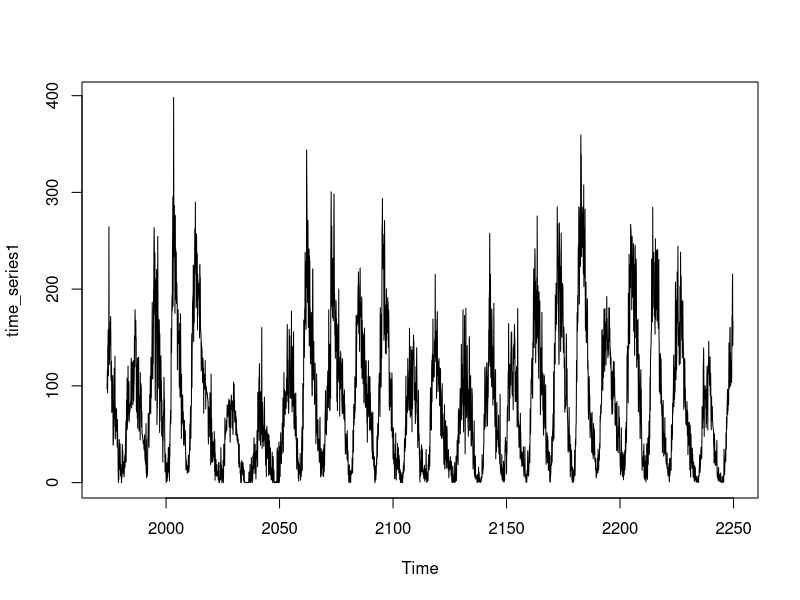
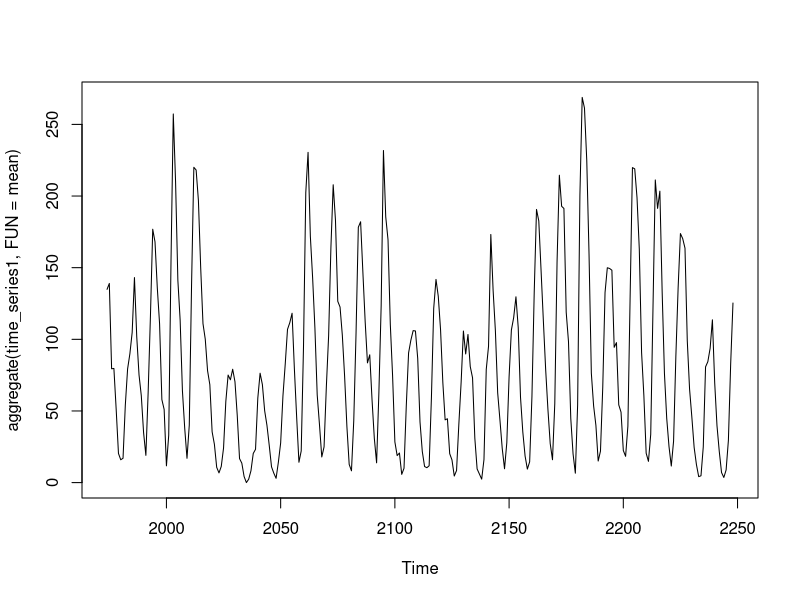
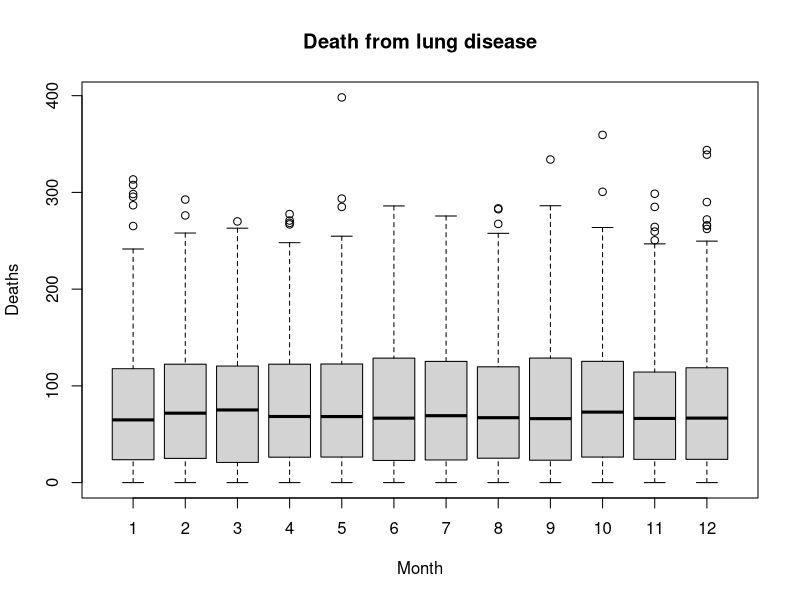
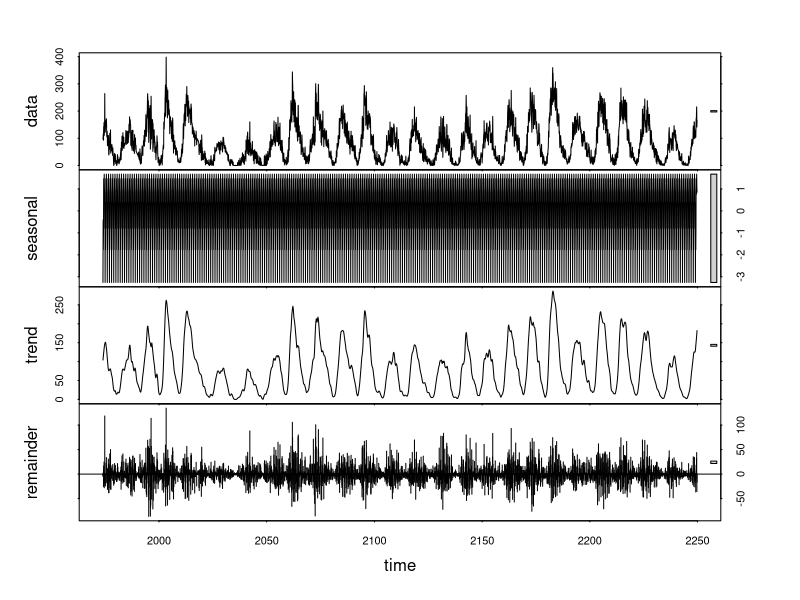
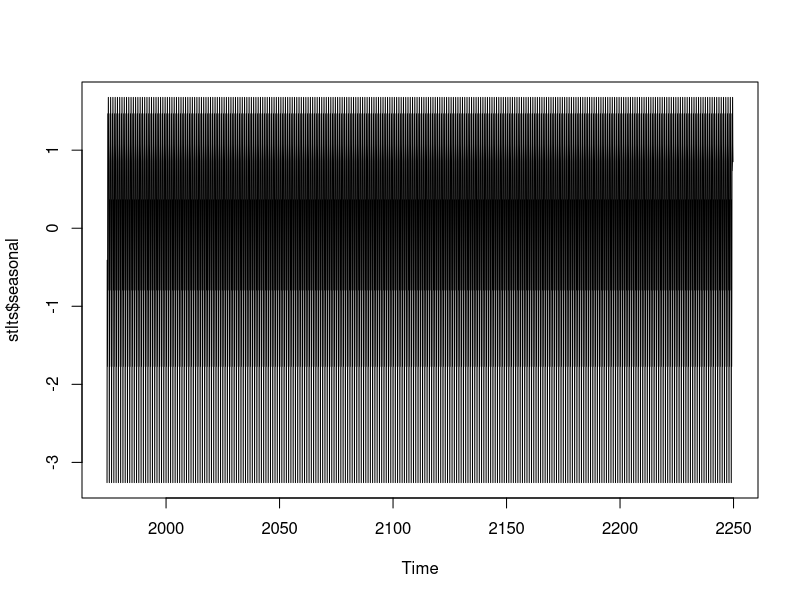
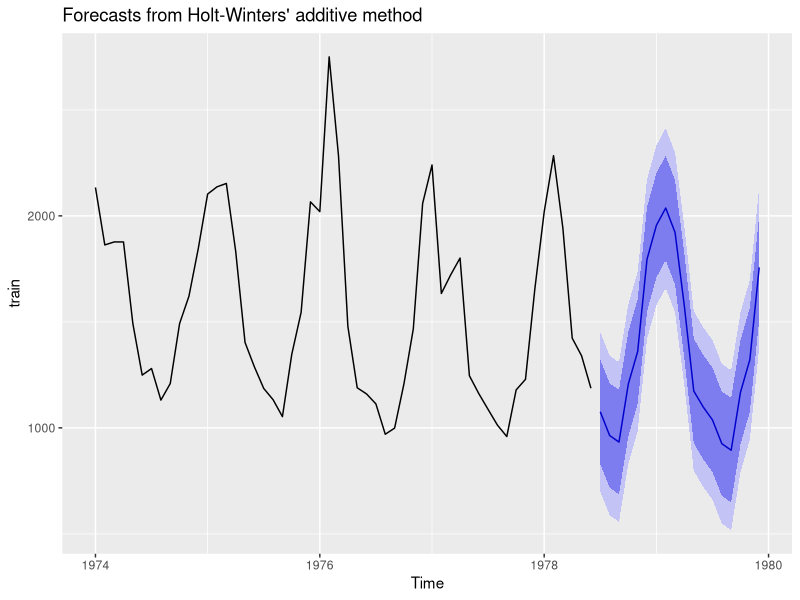

Source code (R) for these figures, in order: (Note: this script raises an error after producing the figures.)

library(ggplot2)
library(Metrics)
library(forecast)
library(reshape)
data("sunspot.month")
sunspot.month


####time series object

time_series1 <- ts(sunspot.month, start=1974 ,frequency = 12)
time_series1
plot(time_series1)

#This property can stabilize variability when a series exhibits increasing variability over time. It may also be used to linearize a rapid growth pattern over time

# -  Monthly mean values

plot(aggregate(time_series1,FUN = mean))

#-  Boxplot Monthly

boxplot(time_series1~cycle(time_series1),xlab="Month",ylab = "Deaths",main = "Death from lung disease")

# - decompose using stl and find TREND

stlts <- stl(time_series1, s.window = "periodic")
plot(stlts)


#  - Seasonality

stlts$seasonal <- stlts$time.series[,1]
plot(stlts$seasonal)

# Yearly  quite uniform patterns




# 75% trained holtwinter model and predicting 

train <- window(mdeaths,start = c(1974,1) ,end=c(1978,6))
train
fchw <- hw(train, seasonal = "additive", h = 18)
summary(fchw)
autoplot(fchw)


# PLOT predicted and actual values

act_value = tail(time_series1,18)

df = data.frame( fchw , tail(time_series1,18))


X = time(act_value)
dfplt = as.data.frame(data.frame(df$Point.Forecast,df$tail.time_series..18.))
ggplot(dfplt,aes(X))+
  geom_line(aes(y=dfplt$df.Point.Forecast),colour = "blue")


# RMS(predicted,actual)

rmse(df$Point.Forecast,df$tail.time_series..18.)


hw_modelt <- HoltWinters(train,alpha = "0.22" ,beta = "0.32" ,gamma = "0.82" )


model.predict <- predict(hw_modelt,n.ahead = 18)
round(model.predict)
p_values= model.predict

act_value = tail(time_series1,18)

rmse(act_value,p_values)



# Predict for next 25% data 
p <- forecast(model, h = 18)
p
plot(mdeaths)
plot(p)
predicted = data.frame(p)
arima_act_values = tail(time_series1,18)


# Plotting predicted and actual
X = time(arima_act_values)
arima_df <- as.data.frame(data.frame(X,predicted$Point.Forecast,arima_act_values))

ggplot(arima_df,aes(X))+
  geom_line(aes(y=predicted$Point.Forecast),colour="green")


#rmse error

forecast::accuracy(p,mdeaths)[,'RMSE']

# Cleaning data
tscl <- tsclean(time_series1)
modelcl <- HoltWinters(tscl)
model_without_cleaning <- HoltWinters(time_series1)
plot(model_without_cleaning, main = "Original with Fitted time series : Raw Data")
plot(modelcl, main = "Original with Fitted time series : Cleaned Data")
modelcl$SSE
model_without_cleaning$SSE
